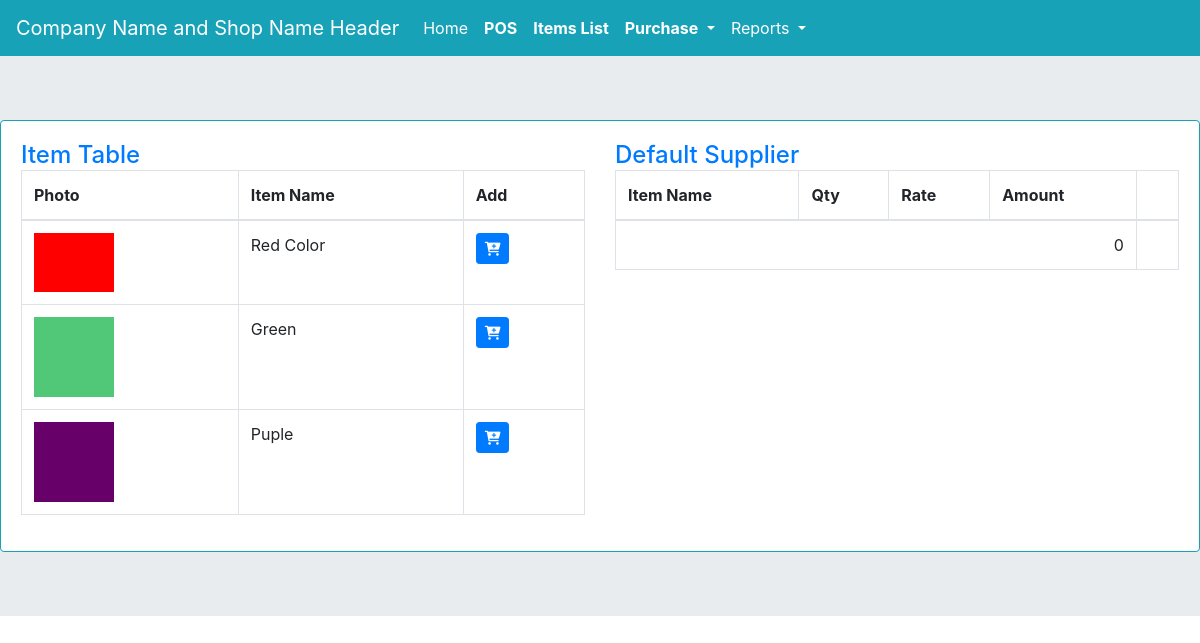
The app's page /add_purchase_voc/5/, older data.
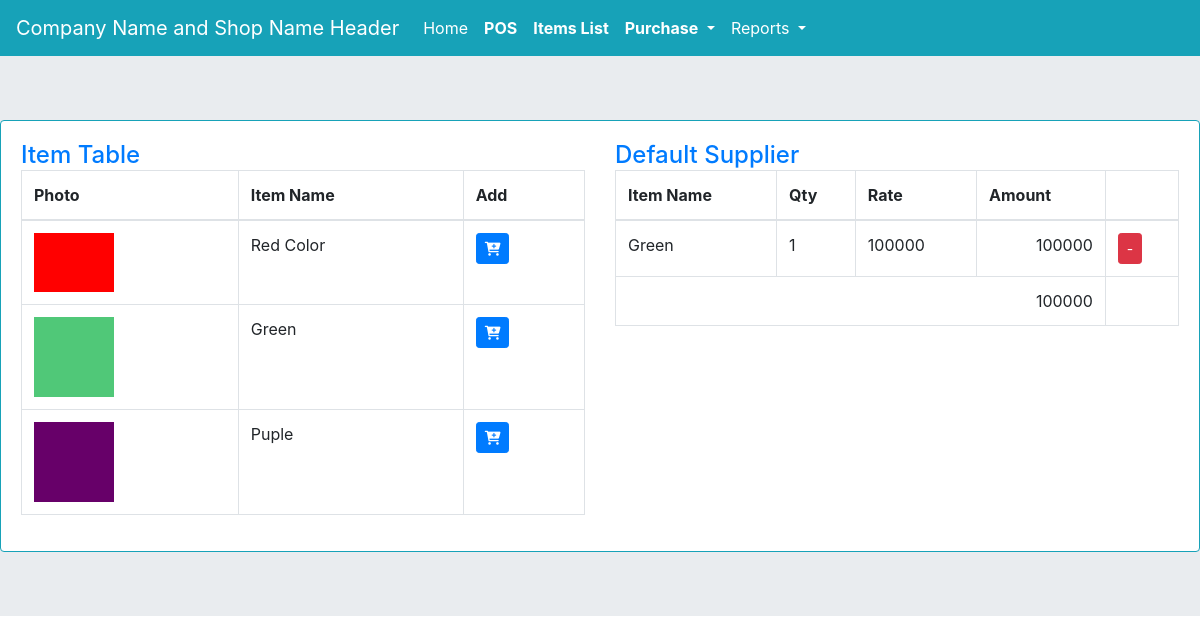
The same page, newer data.
### myapp/models.py (models this page shows, shortened)
class item(models.Model):
    photo = models.ImageField(upload_to='', blank=True, null=True)
    item_name = models.CharField(max_length=255)
    slug = models.CharField(max_length=255, blank=True, null=True)
    price = models.PositiveIntegerField(default=0)
    stock = models.PositiveIntegerField(default=0)
    created_at = models.DateTimeField(auto_now_add=True)
    updated_at = models.DateTimeField(auto_now=True)

class purchasevoc(models.Model):
    supplierid = models.CharField(max_length=255)
    suppliername = models.CharField(max_length=255)
    total = models.PositiveIntegerField(default=0)
    created_at = models.DateField(auto_now_add=True)
    updated_at = models.DateTimeField(auto_now=True)

class purchaseitems(models.Model):
    purvoc = models.ForeignKey(purchasevoc,on_delete=models.CASCADE)
    item = models.CharField(max_length=255)
    itemid = models.PositiveIntegerField()
    qty = models.PositiveIntegerField(default=0)
    rate = models.PositiveIntegerField(default=0)
    amount = models.PositiveIntegerField(default=0)
    created_at = models.DateField(auto_now_add=True)
    updated_at = models.DateTimeField(auto_now=True)

### myapp/views.py (the view)
# urls.py: path('add_purchase_voc/<int:id>/', views.add_purchase_voc, name='add_purchase_voc'),
def add_purchase_voc(request,id):
    context={}
    context["itm"] = item.objects.all()
    context["pvo"] = purchasevoc.objects.get(id=id)
    context["pitm"] = purchaseitems.objects.filter(purvoc=id)
    return render(request, 'add_purchase_voc.html', context)

### templates/add_purchase_voc.html (shortened to what this page needs)
{% extends 'base.html' %}
{% block content %}
<div class="card border-info">
  <div class="card-body row">
<div class="col-md-6">
    <a href="#" class="h4">Item Table</a>
    <table id="purItmtbl" class="table table-bordered" style="width:100%">
    	<thead>
    		<tr>
    			<th>Photo</th>
    			<th>Item Name</th>
    			<th>Add</th>
    		</tr>
    	</thead>
    	<tbody>
    		{% for i in itm %}
    		<tr class="purtbltr">
    			<td><img src="{{i.photo.url}}" width="80px"></td>
    			<td class="iitmname">{{i.item_name}}</td>
    			<td>
    				<button type="button" class="btn btn-sm btn-primary"
    				data-toggle="modal" data-target="#itmi-{{i.id}}">
    				<i class="fa fa-cart-plus" aria-hidden="true"></i>
    				</button>
    			</td>
    		</tr>
    		{% endfor %}
    	</tbody>
    </table>
</div>
<div class="col-md-6">
    <a href="#" class="h4">{{pvo.suppliername}}</a>
    <table class="table table-bordered">
    	<thead>
    		<tr>
    			<th>Item Name</th>
    			<th>Qty</th>
    			<th>Rate</th>
    			<th>Amount</th>
    			<th>
    			</th>
    		</tr>
    	</thead>
    	<tbody>
    		{% for i in pitm %}
    		<tr>
    			<td>{{i.item}}</td>
    			<td>{{i.qty}}</td>
    			<td>{{i.rate}}</td>
    			<td class="text-right">{{i.amount}}</td>
    			<td>
    				<button type="button" class="btn btn-sm btn-danger">-</button>
    			</td>
    		</tr>
    		{% endfor %}
    		<tr>
    			<td colspan="4" class="text-right">{{pvo.total}}</td>
    		</tr>
    	</tbody>
    </table>
</div>
</div>
</div>
{% endblock content %}

Row changes from the older to the newer data that the page shows:
changed purchasevoc "Default Supplier": total "0" → "100000"
added purchaseitems: item "Green", qty "1", rate "100000", amount "100000"
